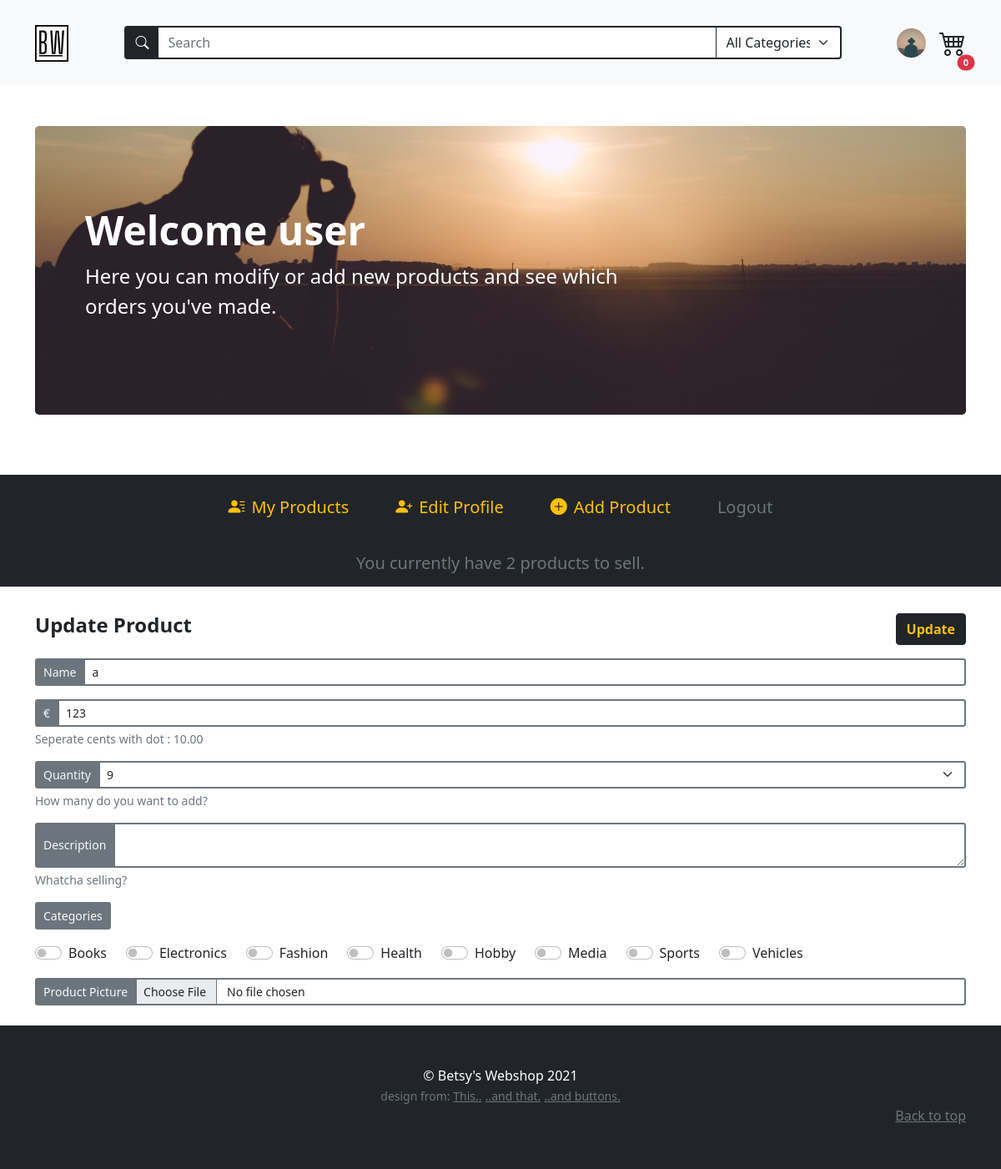
Screenshot of /product/6 (signed in) with the database file from the repository.
### models.py (models this page shows, shortened)
class BaseModel(db_wrapper.Model):
    class Meta:
        database = db

class User(BaseModel, UserMixin):
    first_name = CharField(index=True, max_length=30, null=True, default="user")
    last_name = CharField(max_length=120, null=True, default="lastname")
    address = CharField(max_length=200, null=True, default="street")
    city = CharField(max_length=50, null=True, default="city")
    country = CharField(max_length=50, null=True)
    cc_number = IntegerField(null=True, default=12345)
    username = CharField(index=True, max_length=30, unique=True)
    email = CharField(index=True, max_length=50, unique=True)
    password = CharField(max_length=255)
    profile_pic = CharField(null=True, default="default_user.jpg")

class Tag(BaseModel):
    name = CharField(unique=True, max_length=30)

### routes.py (the view)
@app.route("/product/<int:product_id>")
@login_required
def update_product_page(product_id):
    products = Product.select().where(Product.id == product_id)
    product = get_object_or_404(products, (Product.id == product_id))
    if current_user.id != Product.get(product_id).owner.id:
        abort(403)
    search_form = SearchForm(prefix="search_form")
    search_form.search_tag.choices = get_alpha_tag_names()
    register_form = RegistrationForm(prefix="register_form")
    login_form = LoginForm(prefix="login_form")
    update_account_form = UpdateAccountForm(
        prefix="update_account", country=current_user.country
    )
    add_product_form = AddProductForm(prefix="add-product")
    checked_tags = check_tags_in_list(get_tagnames(), get_tags_per_product(product_id))
    update_product_form = UpdateProductForm(
        prefix="update-product", description=product.description, stock=product.stock
    )
    return render_template(
        "update_product_page.html",
        title=f"Update {product.name}",
        product=product,
        all_products=Product.select(),
        login_form=login_form,
        register_form=register_form,
        search_form=search_form,
        update_product_form=update_product_form,
        update_account_form=update_account_form,
        add_product_form=add_product_form,
        checked_tags=checked_tags,
        user_products=list_user_products(current_user.id),
    )

### forms.py (shortened to what this page needs)
class SearchForm(FlaskForm):
    search_term = StringField()
    search_tag = SelectField()
    submit = SubmitField("")

class RegistrationForm(FlaskForm):
    username = StringField(
        "Username",
        validators=[InputRequired(), Length(min=2, max=30)],
    )
    email = StringField(
        "Email", validators=[InputRequired(), Length(min=5, max=50), Email()]
    )
    password = PasswordField(
        "Set Password",
        validators=[
            InputRequired(),
            EqualTo(
                "password_confirm", message="Password must be identical in both inputs"
            ),
            Length(min=5, max=20),
        ],
    )
    password_confirm = PasswordField("Confirm Password", validators=[InputRequired()])
    auto_login = BooleanField("Log me in if this works!!!")
    submit = SubmitField("Sign Up")

### main.py (called while the page is built)
def list_user_products(user_id) -> list[Product]:
    user_products = (
        Product.select()
        .join(User)
        .where(Product.owner == user_id)
        .order_by(Product.id.desc())
    )
    return user_products

def get_tags_per_product(product_id) -> list[Tag.name]:
    tags_per_product = (
        Tag.select().join(ProductTag).join(Product).where(Product.id == product_id)
    )
    return [tag.name for tag in tags_per_product]

def get_tagnames() -> list:
    tags = Tag.select()
    return [tag.name for tag in tags]

def get_alpha_tag_names() -> tuple[Tag]:
    tags = Tag.select().order_by(Tag.name)
    tag_list = [(tag.name, tag.name) for tag in tags]
    tag_list.insert(0, ("All", "All Categories"))
    return tag_list

def check_tags_in_list(tag_list, part_of_tag_list):
    duplicated_items = []
    tag_list = sorted(tag_list)
    part_of_tag_list = sorted(part_of_tag_list)
    for index, tag in enumerate(tag_list):
        if tag in part_of_tag_list:
            duplicated_items.append(f"update-product-tags-{index}")
    return duplicated_items

### routes.py (called while the page is built)
@login_manager.user_loader
def load_user(user_id):
    return User.get_by_id(user_id)

### templates/update_product_page.html (shortened to what this page needs)
{% macro with_errors(field) %} {% if field.errors %} {% set css_class =
'form-control form-control-lg is-invalid ' + kwargs.pop('class', '') %} {{
field(class=css_class, **kwargs) }}
<div class="invalid-feedback">
  {% for error in field.errors %}
  <small>{{ error|e }}</small>
  {% endfor %}
</div>
{% else %} {{ field(**kwargs) }} {% endif %} {% endmacro %}
{% extends "base.html" %} {% block content %} {% include 'account_navbar.html'
%}
<div class="container py-4 mx-auto">
  <form
    action="{{url_for('update_product', product_id=product.id)}}"
    method="POST"
    enctype="multipart/form-data"
    class="row g-3"
    id="updateProductForm"
  >
    <div class="d-flex justify-content-between">
      <h4 class="mb-2 fw-bolder">Update Product</h4>
      <span class="form-group" role="button">
        {{ update_product_form.update_product(class="btn btn-dark text-warning
        fw-bolder") }}
      </span>
    </div>
    <div class="form-group col-md-12">
      <div class="input-group input-group-sm">
        {{update_product_form.name.label(class="input-group-text bg-secondary
        text-light border border-2 border-secondary ")}}
        {{with_errors(update_product_form.name, class="form-control border
        border-2 border-secondary", value=product.name,maxlength="50")}}
      </div>
    </div>
    <div class="form-group col-md-12">
      <div class="input-group input-group-sm">
        {{update_product_form.price_per_unit.label(class="input-group-text
        bg-secondary text-light border border-2 border-secondary ")}}
        {{with_errors(update_product_form.price_per_unit, class="form-control
        border border-2 border-secondary",
        value=product.price_per_unit,maxlength="8")}}
      </div>
      <div class="form-text">Seperate cents with dot : 10.00</div>
    </div>
    <div class="form-group col-md-12">
      <div class="input-group input-group-sm">
        {{update_product_form.stock.label(class="input-group-text bg-secondary
        text-light border border-2 border-secondary ")}}
        {{with_errors(update_product_form.stock, class="form-control border
        border-2 border-secondary form-select", value=product.stock)}}
      </div>
      <div class="form-text">How many do you want to add?</div>
    </div>
    <div class="form-group col-md-12">
      <div class="input-group input-group-sm">
        {{update_product_form.description.label(class="input-group-text
        bg-secondary text-light border border-2 border-secondary")}}
        {{with_errors(update_product_form.description, class="form-control
        border border-2 border-secondary",
        value=product.description,maxlength="50")}}
      </div>
      <div class="form-text">Whatcha selling?</div>
    </div>
    <div class="input-group input-group-sm">
      {{update_product_form.tags.label(class="input-group-text bg-secondary
      text-light border border-2 border-secondary")}}
    </div>
    <div class="input-group input-group-sm d-flex align-items-center">
      {% for tag in update_product_form.tags %} {% if tag.id in checked_tags %}
      <div class="form-check form-switch me-4">
        {{ tag(class="form-check-input", checked=true)}}
        {{tag.label(class="form-check-label")}}
      </div>
      {% else %}
      <div class="form-check form-switch me-4">
        {{ tag(class="form-check-input", checked=false)}}
        {{tag.label(class="form-check-label")}}
      </div>
      {% endif %} {% endfor %}
    </div>
    <div class="form-group col-md-12">
      <div class="input-group input-group-sm">
        {{update_product_form.product_pic.label(class="input-group-text
        bg-secondary text-light border border-2 border-secondary ")}}
        {{with_errors(update_product_form.product_pic, class="form-control border
        border-2 border-secondary")}}
      </div>
    </div>
  </form>
</div>
{% endblock content %}

### templates/base.html (shortened to what this page needs)
<!DOCTYPE html>
<html lang="en" class="h-100">
  <head>
    <link
      href="https://cdn.jsdelivr.net/npm/bootstrap@5.0.2/dist/css/bootstrap.min.css"
      rel="stylesheet"
    />
    <link
      href="{{url_for('static', filename='styles.css')}}"
      rel="stylesheet"
    />
    <link
      href="https://cdn.jsdelivr.net/npm/bootstrap-icons@1.5.0/font/bootstrap-icons.css"
      rel="stylesheet"
    />
  </head>
  <body class="d-flex flex-column h-100">
    {% include "navbar.html" %}
    <main>
       {% block content%} {% endblock content %}
    </main>
    {% include "footer.html" %}
  </body>
</html>

### templates/navbar.html (shortened to what this page needs)
<nav
  class="navbar navbar-expand-md navbar-light bg-light sticky-top"
>
  <div class="container py-3">
    <a class="navbar-brand" href="{{url_for('home') }}"
      ><img
        src="{{url_for('static', filename='assets/brand.svg')}}"
        alt=""
        width="40"
        class="d-inline-block align-text-top"
    /></a>
    {% include "searchbar.html" %}
        <ul class="nav">
        {% if current_user.is_authenticated %}
        <li class="nav-item dropdown position-relative d-flex align-items-center">
          <div class="profile-icon-container" id="navbarDropdown" data-bs-toggle="dropdown" aria-expanded="false" >
            <img
            style="width: 35px; height: 35px; object-fit: cover"
            class="rounded-circle mx-3 profile-icon d-block align-bottom "
            src="{{url_for('static', filename='/profile_pics/' + current_user.profile_pic )}}"
            alt="user thumbnail"
          />
          </div>
        </li>
        <li class="d-flex cart-icon position-relative" type="button" data-bs-toggle="offcanvas" data-bs-target="#offcanvasCart" aria-controls="offcanvasCart" >
          <i class="bi bi-cart4" style="font-size: 2rem;"></i>
          <span class="position-absolute top-100 start-100 translate-middle badge rounded-pill bg-danger" style="font-size: .7rem;">{{session['cart'] | length}}</span>
        </li>
        {% endif %}
      </ul>
    </div>
</nav>

### templates/searchbar.html (shortened to what this page needs)
<form
  style="max-width: 860px"
  action="{{url_for('search')}}"
  method="POST"
  class="px-0 mt-2 mt-md-0 order-last order-md-0 flex-grow-1"
>
  <div class="input-group">
    <span
      class="input-group-text bg-dark border border-2 border-dark border-end-0"
      id="searchIconBackground"
    >
      <i class="bi bi-search" style="color: white">
      </i>
    </span>
    {{search_form.search_term(class="position-relative form-control rounded-0
    btn-dark bg-white text-dark border-2 border-start-0",
    placeholder="Search")}}
    {{search_form.search_tag(id="categorySelect", class="form-select
    border-end-3 btn-light bg-white text-dark border border-dark border-2
    border-start-0", style="max-width:150px")}}
  </div>
</form>

### templates/account_navbar.html (shortened to what this page needs)
<div class="container py-5">
  <div class="p-5 mb-4 bg-dark rounded-3 account-banner banner">
    <div class="container-fluid py-5">
      <h1 class="display-5 fw-bold text-white">
        Welcome {{ current_user.first_name }}
      </h1>
      <p class="col-md-8 fs-4 text-white">
        Here you can modify or add new products and see which orders you've
        made.
      </p>
    </div>
  </div>
</div>
<ul
  class="
    nav
    row row-cols-md-2 row-cols-lg-auto
    justify-content-center
    bg-dark
    py-3
    fs-5
    mx-0
  "
>
  <li class="nav-item d-flex align-items-center justify-content-center">
    <a
      class="nav-link text-warning"
      href="{{url_for('account')}}"
      role="button"
    >
      <span><i class="bi bi-person-lines-fill pe-2"></i>My Products</span>
    </a>
  </li>
  <li class="nav-item d-flex align-items-center justify-content-center">
    <a
      id="collapseAccountBtn"
      class="nav-link text-warning"
      data-bs-toggle="collapse"
      href="#collapseAccountForm"
      role="button"
      aria-expanded="false"
      aria-controls="collapseAccountForm"
    >
      <span
        ><i class="bi bi-person-plus-fill text-warning pe-2"></i>Edit
        Profile</span
      >
    </a>
  </li>
  <li class="nav-item d-flex align-items-center justify-content-center">
    <a
      id="collapseProductFormBtn"
      class="nav-link text-warning"
      data-bs-toggle="collapse"
      href="#collapseProductForm"
      role="button"
      aria-expanded="false"
      aria-controls="collapseProductForm"
      ><span><i class="bi bi-plus-circle-fill pe-2"></i>Add Product</span></a
    >
  </li>
  <li class="nav-item d-flex align-items-center justify-content-center">
    <a
      class="nav-link text-muted"
      href="{{url_for('logout')}}"
      tabindex="-1"
      aria-disabled="true"
      >Logout</a
    >
  </li>
</ul>
<h1 class="text-center fs-5 bg-dark text-secondary py-3">
  {% if user_products|length == 1 %} You currently have {{ user_products|length
  }} product to sell. {% else %} You currently have {{ user_products|length }}
  products to sell. {% endif %}
</h1>

### templates/footer.html
<footer class="py-5 bg-dark footer mt-auto">
  <div class="container text-center">
    <p class="m-0 text-white">&copy; Betsy's Webshop 2021</p>
    <small class="text-muted">design from: </small>
    <small class="text-muted"
      ><a
        class="text-muted"
        href="https://startbootstrap.com/template/shop-homepage"
        >This..</a
      ></small
    >
    <small class="text-muted"
      ><a class="text-muted" href="https://getbootstrap.com/docs/5.0/examples/"
        >..and that.</a
      ></small
    >
    <small class="text-muted"
      ><a class="text-muted" href="https://uicookies.com/css-buttons/"
        >..and buttons.</a
      ></small
    >
    <p class="mb-1 text-end">
      <a href="#" class="text-muted">Back to top</a>
    </p>
  </div>
</footer>

### static/styles.css (style rules this page uses)
.profile-icon-container { transition: 0.2s transform ease-in; }
.profile-icon { font-size: 2rem; }
.cart-icon { transition: 0.2s transform ease-in; }
.banner { background-repeat: no-repeat; background-size: cover; }
.account-banner { background-image: url("../static/assets/account.jpg"); background-position: center center; }

### rows the page displays
User: profile_pic (placeholder picture), first_name "user"
Tag: label "Books"
Tag: label "Electronics"
Tag: label "Fashion"
Tag: label "Health"
Tag: label "Hobby"
Tag: label "Media"
Tag: label "Sports"
Tag: label "Vehicles"

### other values shown
{{ session['cart'] | length }} "0"
{{ user_products|length }} "2"
